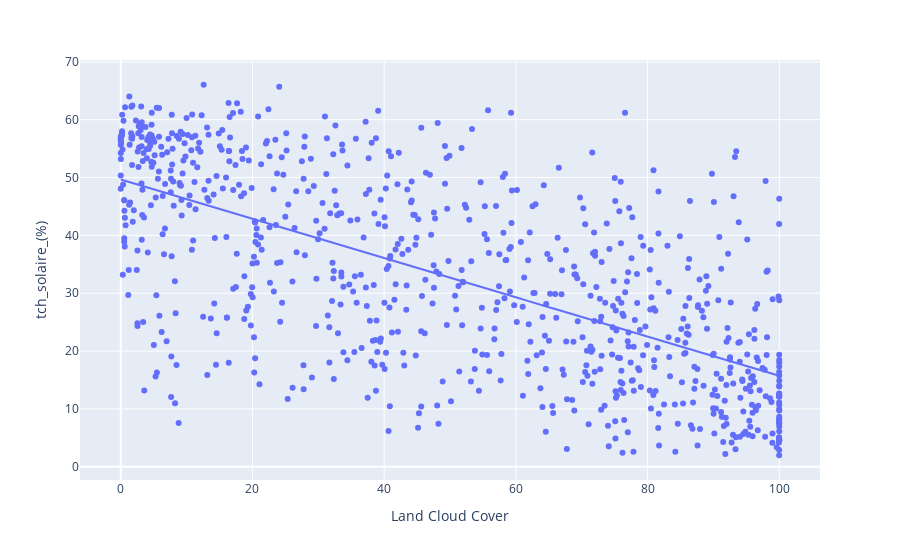

Notebook code for this chart:
### Code cell
px.scatter(merged_data, x='Land Cloud Cover', y='tch_solaire_(%)', trendline='ols')

### Figure 1 — Plotly figure (JSON) as saved in the notebook; plotly's stock layout.template omitted (floating-point values rounded to 4 significant figures; data arrays with more than 128 entries replaced by an {"elided": "..."} marker saying what was removed)
{"data": [{"hovertemplate": "Land Cloud Cover=%{x}<br>tch_solaire_(%)=%{y}<extra></extra>", "legendgroup": "", "marker": {"color": "#636efa", "symbol": "circle"}, "mode": "markers", "name": "", "orientation": "v", "showlegend": false, "type": "scatter", "x": {"elided": "815 float values"}, "xaxis": "x", "y": {"elided": "815 float values"}, "yaxis": "y"}, {"hovertemplate": "<b>OLS trendline</b><br>tch_solaire_(%) = -0.339395 * Land Cloud Cover + 49.6529<br>R<sup>2</sup>=0.438366<br><br>Land Cloud Cover=%{x}<br>tch_solaire_(%)=%{y} <b>(trend)</b><extra></extra>", "legendgroup": "", "marker": {"color": "#636efa", "symbol": "circle"}, "mode": "lines", "name": "", "showlegend": false, "type": "scatter", "x": {"elided": "815 float values"}, "xaxis": "x", "y": {"elided": "815 float values"}, "yaxis": "y"}], "layout": {"legend": {"tracegroupgap": 0}, "margin": {"t": 60}, "xaxis": {"anchor": "y", "domain": [0, 1], "title": {"text": "Land Cloud Cover"}}, "yaxis": {"anchor": "x", "domain": [0, 1], "title": {"text": "tch_solaire_(%)"}}}}
